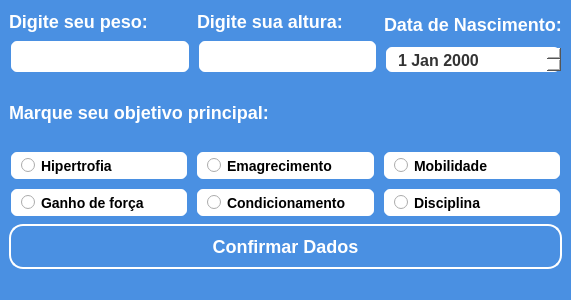
<?xml version="1.0" encoding="UTF-8"?>
<ui version="4.0">
 <class>janela_criar_upadrao</class>
 <widget class="QMainWindow" name="janela_criar_upadrao">
  <property name="geometry">
   <rect>
    <x>0</x>
    <y>0</y>
    <width>571</width>
    <height>300</height>
   </rect>
  </property>
  <property name="windowTitle">
   <string>MainWindow</string>
  </property>
  <property name="styleSheet">
   <string notr="true">*{
	background-color: #4A90E2;
}

QLabel{
	font-family: &quot;Segoe UI&quot;;
	font-weight: bold;
	font-size: 18px;
    color: #fff;
}

QLineEdit{
    background: #ffffff;
    border: 2px solid #4A90E2;
    border-radius: 8px;
    padding: 5px 10px;

    font-family: &quot;Segoe UI&quot;;
    font-weight: bold;
    font-size: 16px;
    color: #333333;
}

QLineEdit:focus{
    border-color: #53A3FF;
    background: #E6F7FF; 
}

QLineEdit:disabled {
    background: #f0f0f0;
    border: 2px solid #cccccc;
    color: #999999;
}

QRadioButton {
    background: #ffffff;
    border: 2px solid #4A90E2;
    border-radius: 8px;
    padding: 5px 10px;

    font-family: &quot;Segoe UI&quot;;
    font-weight: bold;
    font-size: 14px;
    color: #000000;
}

QRadioButton:checked {
    background: #4A90E2; 	/* Fundo azul quando selecionado */
    border-color: #53A3FF; 	/* Borda com azul mais claro */
    color: #FFFFFF;					 /* Texto branco */
}

QRadioButton:hover {
    border-color: #53A3FF;	 /* Borda azul claro ao passar o mouse */
    background: #E6F7FF;		 /* Fundo azul claro */
    color: #1D08FF;					 /* Texto branco */
}

QPushButton{
    background: #4A90E2;
    border: 2px solid #fff;
    border-radius: 14px;
    padding: 10px 20px;

	font-family: &quot;Segoe UI&quot;;
	font-weight: bold;
	font-size: 18px;
    color: #fff;
}

QPushButton:hover{
    background: #53A3FF;
    border: 2px solid #fff;
    border-radius: 12px;
    padding: 10px 20px;
}

QDateEdit {
    background: #ffffff;
    border: 2px solid #4A90E2;
    border-radius: 8px;
    padding: 5px 10px;

    font-family: &quot;Segoe UI&quot;;
    font-weight: bold;
    font-size: 16px;
    color: #333333;
}

QDateEdit:focus {
    border-color: #53A3FF;
    background: #E6F7FF;
}

QDateEdit::drop-down {
    border: none;
    width: 20px;
    background: #4A90E2;
    border-top-right-radius: 8px;
    border-bottom-right-radius: 8px;
}

QDateEdit::drop-down:hover {
    background: #53A3FF;
}

QDateEdit:disabled {
    background: #f0f0f0;
    border: 2px solid #cccccc;
    color: #999999;
}

QDateEdit::down-arrow {
    width: 10px;
    height: 10px;
}</string>
  </property>
  <widget class="QWidget" name="centralwidget">
   <layout class="QVBoxLayout" name="verticalLayout_4">
    <item>
     <layout class="QHBoxLayout" name="horizontalLayout">
      <item>
       <layout class="QVBoxLayout" name="verticalLayout">
        <item>
         <widget class="QLabel" name="_txt_peso">
          <property name="text">
           <string>Digite seu peso:</string>
          </property>
         </widget>
        </item>
        <item>
         <widget class="QLineEdit" name="_line_peso">
          <property name="cursor">
           <cursorShape>IBeamCursor</cursorShape>
          </property>
          <property name="text">
           <string/>
          </property>
         </widget>
        </item>
       </layout>
      </item>
      <item>
       <layout class="QVBoxLayout" name="verticalLayout_2">
        <item>
         <widget class="QLabel" name="_txt_altura">
          <property name="text">
           <string>Digite sua altura:</string>
          </property>
         </widget>
        </item>
        <item>
         <widget class="QLineEdit" name="_line_altura"/>
        </item>
       </layout>
      </item>
      <item>
       <layout class="QVBoxLayout" name="verticalLayout_3">
        <item>
         <widget class="QLabel" name="_txt_datanascimento">
          <property name="text">
           <string>Data de Nascimento:</string>
          </property>
         </widget>
        </item>
        <item>
         <widget class="QDateEdit" name="_date_nascimento">
          <property name="sizePolicy">
           <sizepolicy hsizetype="Minimum" vsizetype="Ignored">
            <horstretch>0</horstretch>
            <verstretch>0</verstretch>
           </sizepolicy>
          </property>
         </widget>
        </item>
       </layout>
      </item>
     </layout>
    </item>
    <item>
     <widget class="QLabel" name="_txt_objetivo">
      <property name="text">
       <string>Marque seu objetivo principal:</string>
      </property>
     </widget>
    </item>
    <item>
     <layout class="QHBoxLayout" name="horizontalLayout_2">
      <item>
       <widget class="QRadioButton" name="_rad_hipertrofia">
        <property name="cursor">
         <cursorShape>PointingHandCursor</cursorShape>
        </property>
        <property name="text">
         <string>Hipertrofia</string>
        </property>
       </widget>
      </item>
      <item>
       <widget class="QRadioButton" name="_rad_emagrecimento">
        <property name="cursor">
         <cursorShape>PointingHandCursor</cursorShape>
        </property>
        <property name="text">
         <string>Emagrecimento</string>
        </property>
       </widget>
      </item>
      <item>
       <widget class="QRadioButton" name="_rad_mobilidade">
        <property name="cursor">
         <cursorShape>PointingHandCursor</cursorShape>
        </property>
        <property name="text">
         <string>Mobilidade</string>
        </property>
       </widget>
      </item>
     </layout>
    </item>
    <item>
     <layout class="QHBoxLayout" name="horizontalLayout_3">
      <item>
       <widget class="QRadioButton" name="_rad_ganhoforca">
        <property name="cursor">
         <cursorShape>PointingHandCursor</cursorShape>
        </property>
        <property name="text">
         <string>Ganho de força</string>
        </property>
       </widget>
      </item>
      <item>
       <widget class="QRadioButton" name="_rad_condicionamento">
        <property name="cursor">
         <cursorShape>PointingHandCursor</cursorShape>
        </property>
        <property name="text">
         <string>Condicionamento</string>
        </property>
       </widget>
      </item>
      <item>
       <widget class="QRadioButton" name="_rad_disciplina">
        <property name="cursor">
         <cursorShape>PointingHandCursor</cursorShape>
        </property>
        <property name="text">
         <string>Disciplina</string>
        </property>
       </widget>
      </item>
     </layout>
    </item>
    <item>
     <widget class="QPushButton" name="_btn_confirma">
      <property name="cursor">
       <cursorShape>PointingHandCursor</cursorShape>
      </property>
      <property name="text">
       <string>Confirmar Dados</string>
      </property>
     </widget>
    </item>
   </layout>
  </widget>
  <widget class="QMenuBar" name="menubar">
   <property name="geometry">
    <rect>
     <x>0</x>
     <y>0</y>
     <width>571</width>
     <height>21</height>
    </rect>
   </property>
  </widget>
  <widget class="QStatusBar" name="statusbar"/>
 </widget>
 <resources/>
 <connections/>
</ui>
